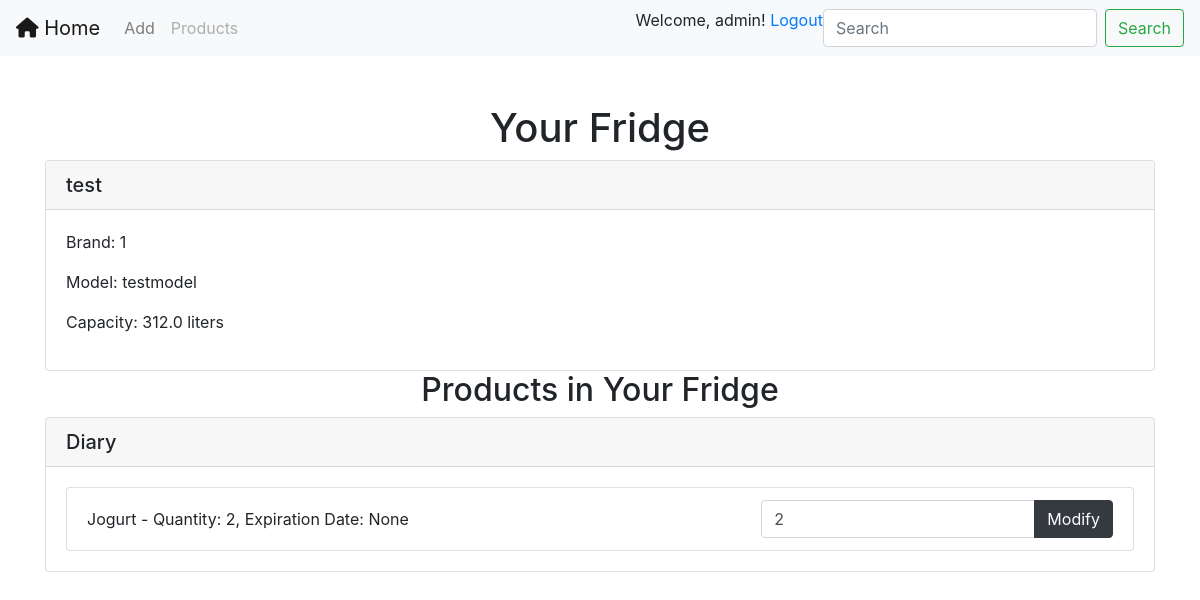
The app's page /fridge_details/1/ (signed in) with its own data.
### main/models.py (models this page shows, shortened)
class Fridge(models.Model):
    user = models.ForeignKey(User, on_delete=models.CASCADE)
    name = models.CharField(max_length=100)
    brand = models.CharField(max_length=50)
    model = models.CharField(max_length=50)
    capacity = models.FloatField()  # Capacity of the fridge in liters
    products = models.ManyToManyField(Product, related_name='fridges', through='FridgeProduct')

class FridgeProduct(models.Model):
    fridge = models.ForeignKey(Fridge, on_delete=models.CASCADE)
    product = models.ForeignKey(Product, on_delete=models.CASCADE)
    quantity = models.PositiveIntegerField(default=0)

class AbstractProduct(models.Model):
    name = models.CharField(max_length=100)
    category = models.CharField(max_length=50)
    expiration_date = models.DateField()
    class Meta:
        abstract = True

class Product(AbstractProduct):
    quantity = models.PositiveIntegerField()
    expiration_date = models.DateField(null=True, blank=True)

### main/views.py (the view)
# urls.py: path('fridge_details/<int:fridge_id>/', fridge_details, name='fridge_details'),
@login_required(login_url='main:login')
def fridge_details(request, fridge_id):
    user_fridge = get_object_or_404(Fridge, id=fridge_id, user=request.user)
    return render(request, 'main/fridge_details.html', {'user_fridge': user_fridge})

### main/templates/main/fridge_details.html (shortened to what this page needs)
{% extends "main/base.html" %}
{% block content %}
    <div class="container mt-5">
        <h1 class="text-center">Your Fridge</h1>
        {% if user_fridge %}
            <div class="card">
                <h5 class="card-header">{{ user_fridge.name }}</h5>
                <div class="card-body">
                    <p>Brand: {{ user_fridge.brand }}</p>
                    <p>Model: {{ user_fridge.model }}</p>
                    <p>Capacity: {{ user_fridge.capacity }} liters</p>
                </div>
            </div>
            <h2 class="text-center">Products in Your Fridge</h2>
            {% if user_fridge.fridgeproduct_set.all %}
                {% regroup user_fridge.fridgeproduct_set.all by product.category as fridge_products_by_category %}
                {% for category, fridge_products in fridge_products_by_category %}
                    <div class="card">
                        <h5 class="card-header">{{ category }}</h5>
                        <div class="card-body">
                            <ul class="list-group">
                                {% for fridge_product in fridge_products %}
                                    <li class="list-group-item d-flex justify-content-between align-items-center">
                                        <div>
                                            {{ fridge_product.product.name }} - Quantity: {{ fridge_product.quantity }},
                                            Expiration Date: {{ fridge_product.product.expiration_date }}
                                        </div>
                                        <div class="ml-auto">
                                            <form method="post" action="{% url 'main:modify_quantity' fridge_product.id %}">
                                                <div class="input-group">
                                                    <input type="number" name="new_quantity" value="{{ fridge_product.quantity }}" min="0" class="form-control">
                                                    <div class="input-group-append">
                                                        <button type="submit" class="btn btn-dark">Modify</button>
                                                    </div>
                                                </div>
                                            </form>
                                        </div>
                                    </li>
                                {% endfor %}
                            </ul>
                        </div>
                    </div>
                {% endfor %}
            {% else %}
                <p>No products in your fridge yet.</p>
            {% endif %}
        {% else %}
            <p>You haven't created any fridges yet.</p>
        {% endif %}
    </div>
{% endblock %}

### main/templates/main/base.html (shortened to what this page needs)
<!doctype html>
<html lang="en">
  <head>
    <link rel="stylesheet" href="https://cdn.jsdelivr.net/npm/bootstrap@4.0.0/dist/css/bootstrap.min.css">
    <nav class="navbar navbar-expand-lg navbar-light bg-light">
  <div class="collapse navbar-collapse" id="navbarTogglerDemo01">
    <ul class="navbar-nav mr-auto mt-2 mt-lg-0">
      <a class="navbar-brand" href="/">
        <i class="fas fa-home"></i> Home
    </a>
      <li class="nav-item">
        <a class="nav-link" href="/create_fridge/">Add</a>
      </li>
      <li class="nav-item">
        <a class="nav-link disabled" href="/products_manage/">Products</a>
      </li>
    </ul>
    {% if user.is_authenticated %}
        <p>Welcome, {{ user.username }}! <a href="{% url 'logout' %}">Logout</a></p>
    {% else %}
        <p>You are not logged in.</p>
    {% endif %}
    <form class="form-inline my-2 my-lg-0">
      <input class="form-control mr-sm-2" type="search" placeholder="Search" aria-label="Search">
      <button class="btn btn-outline-success my-2 my-sm-0" type="submit">Search</button>
    </form>
  </div>
</nav>
  </head>
  <body>
  <div class="content">
    {% block content %}
    {% endblock %}
  </div>
  </body>
</html>

### records on screen
Fridge: name "test", brand "1", model "testmodel", capacity "312.0"
FridgeProduct: category "Diary", product.name "Jogurt", quantity "2", product.expiration_date "None", new_quantity "2"

### other values on screen
{{ user.username }} "admin"
